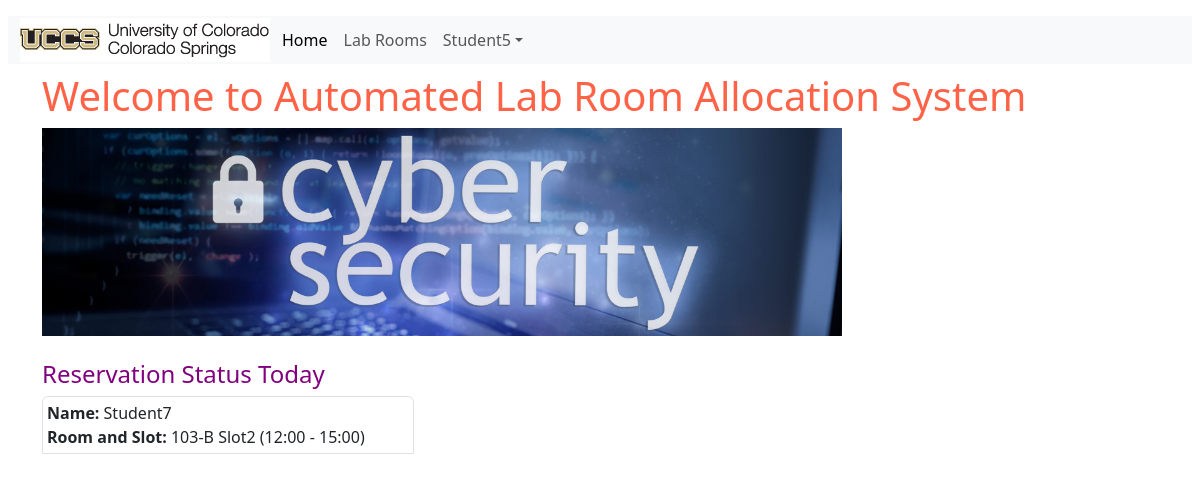
Screenshot of / (signed in) with the database file from the repository.
### alras_application/models.py (models this page shows, shortened)
class Student(models.Model):
    MAJOR = (
        ('PhD-CS', 'PhD in Computer Science'),
        ('PhD-Sec', 'PhD in Security'),
        ('MS-CS', 'MS in Computer Science'),
        ('MS-Sec', 'MS in Security'),
    )
    user = models.ForeignKey(User, null=True, on_delete=models.CASCADE)
    name = models.CharField(max_length=200)
    email = models.CharField("UCCS Email", max_length=200)
    major = models.CharField(max_length=200, choices= MAJOR)
    slot = models.ForeignKey(LabRoom, on_delete=models.CASCADE, null=True, blank=True)
    date = models.DateField(null=True,blank=True)
    purpose = models.CharField(max_length=200,null=True)
    class Meta:
        unique_together = ['slot', 'date']

class LabRoom(models.Model):
    ROOMS = (
        ('101-A', 'Room 101-A'),
        ('102-A', 'Room 102-A'),
        ('103-B', 'Room 103-B'),
        ('104-B', 'Room 104-B'),
        ('105-C', 'Room 105-C'),
    )
    title = models.CharField(max_length=10,choices=ROOMS,null=True)
    slot = models.ForeignKey(RoomSlot, on_delete=models.CASCADE, default=None)

class RoomSlot(models.Model):
    SLOTS = (
        ('slot-1', '09:00 - 12:00'),
        ('slot-2', '12:00 - 15:00'),
        ('slot-3', '15:00 - 18:00')
    )
    slot = models.CharField(max_length=200, choices= SLOTS)
    title = models.CharField(max_length=200)

### alras_application/views.py (the view)
# urls.py: path('', views.index, name='index'),
def index(request):
    today = datetime.now().date()
    student_active_today = Student.objects.filter(date=today)
    return render( request, 'alras_application/index.html',{'student_active_today':student_active_today})

### alras_application/context_processors.py (called while the page is built)
def message_processor(request):
    if request.user.is_authenticated:
        no_msgs = 1
    else:
        no_msgs = 0
    return {
        'message' : no_msgs
    }

### alras_application/templates/alras_application/index.html (shortened to what this page needs)
{% extends "alras_application/base_template.html" %}
{% block content %}
<div class="container justify-content-center">
<h1 style="color:tomato;">Welcome to Automated Lab Room Allocation System</h1>
<img src="static/images/cyberLab_r.jpeg" class="img-fluid" alt="Cinque Terre" width="800" height="600">
</div>
<br>
<div class="container justify-content-center">
<h4 style="color:purple;">Reservation Status Today</h4>
{%if student_active_today %}
{% for i in student_active_today %}
<div class="col-sm-4 p-1 border rounded-top">
    <div class="container-fluid-sm">
    <strong>Name:</strong> {{i.name}}
    <strong>Room and Slot: </strong>{{ i.slot.title}} {{ i.slot.slot.title}}
    </div>
</div>
{% endfor %}
{%else%}
    <p>No lab slots booked today</p>
</div>
{%endif%}
{% endblock %}

### alras_application/templates/alras_application/base_template.html (shortened to what this page needs)
{% load static %}
<!DOCTYPE html>
<html lang="en">
<head>
{% load bootstrap5 %}
{% bootstrap_css %}
</head>
<body>
<div class="container-fluid p-2">
<nav class="navbar navbar-expand-lg bg-secondary-tertiary">
<div class="container-fluid bg-light">
<img src="{% static 'images/uccs_logo.gif' %}">
<div class="collapse navbar-collapse" id="navbarNav">
<ul class="navbar-nav justify-content-center p-1">
<li class="nav-item">
<a class="nav-link active" aria-current="page" href="{% url 'index' %}">Home</a>
</li>
<li class="nav-item">
<a class="nav-link" href="{% url 'labroom' %}">Lab Rooms</a>
</li>
<li class="nav-item dropdown">
  {% if message %}
  <a class="nav-link dropdown-toggle" href="#" role="button" data-bs-toggle="dropdown">{{user}}</a>
  {% else %}
    <a class="nav-link dropdown-toggle" href="#" role="button" data-bs-toggle="dropdown">Account</a>
    <ul class="dropdown-menu">
    <li><a class="dropdown-item" href="{% url 'login' %}">Log In</a></li>
    <li><a class="dropdown-item" href="{% url 'register_page' %}">Register</a></li>
  {% endif %}
</li>
</div>
</div>
</nav>
{% block content %}
{% endblock %}
</div>
</body>
</html>

### rows the page displays
Student: name "Student7", slot "103-B", slot.slot "Slot2 (12:00 - 15:00)"

### other values shown
{{ user }} "Student5"
